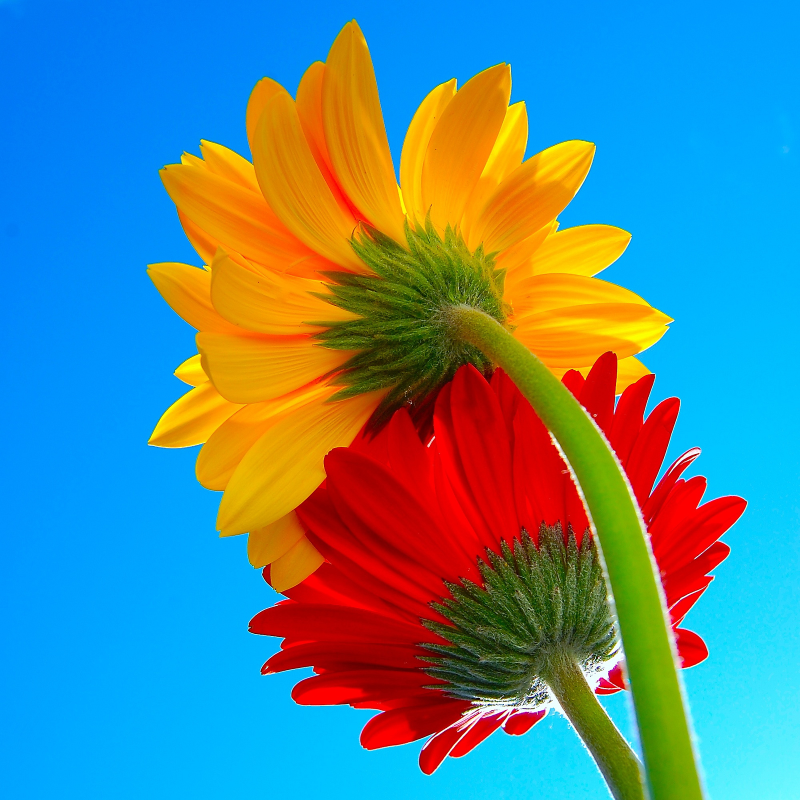
#> input picture Proyecto/Transformaciones/flowers.jpg, 1600 x 1600 px, found by its file name (shown at 1/2 size)
$ python traslacion.py
#> lines starting #> are read from the running program, lines starting #| are printed output that depends on the picture
import cv2
import numpy as np

imagen1 = cv2.imread('flowers.jpg')
#> imagen1 is the input picture: shape (1600, 1600, 3); mean B, G, R 144, 134.6, 86.4
imagen = cv2.resize(imagen1,(500,500))
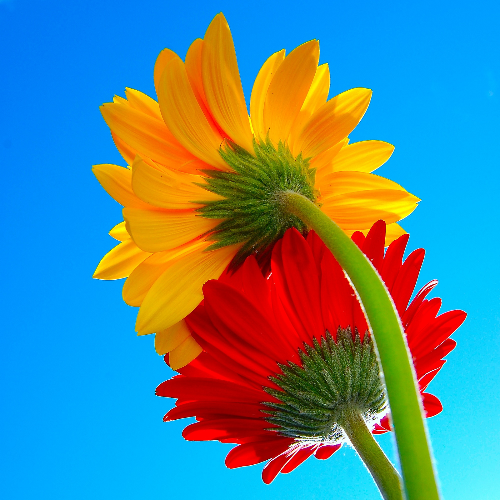
#> imagen: shape (500, 500, 3); mean B, G, R 143.9, 134.5, 86.3

dx = 50
dy = 30

alto, ancho = imagen.shape[:2]
#> alto = 500; ancho = 500
imagenTras = np.zeros_like(imagen)

for y in range(alto):
    for x in range(ancho):
        nuevoX = x + dx
        nuevoY = y + dy
        if 0 <= nuevoX < ancho and 0 <= nuevoY < alto:
            imagenTras[nuevoY, nuevoX] = imagen[y, x]
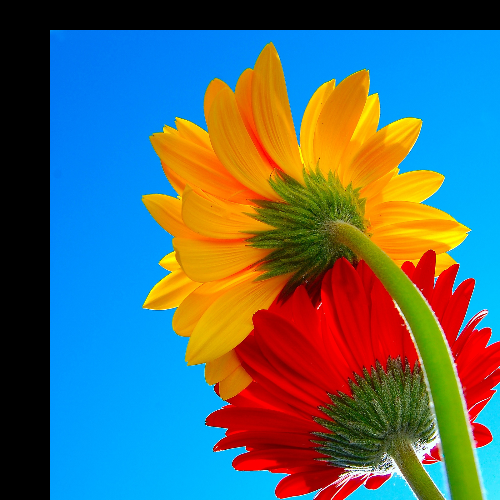
#> imagenTras: shape (500, 500, 3); mean B, G, R 107, 105.3, 82.9

cv2.imshow('Imagen Original', imagen)
cv2.imshow('Imagen Trasladada Manualmente', imagenTras)

cv2.waitKey(0)
cv2.destroyAllWindows()

$ run again, with Proyecto/Transformaciones/nina.jpg copied over Proyecto/Transformaciones/flowers.jpg
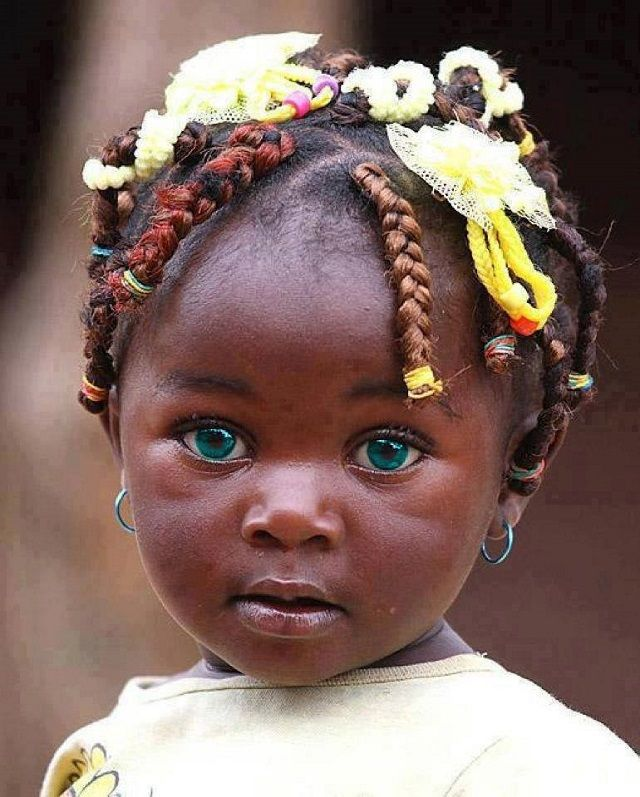
#> input picture Proyecto/Transformaciones/nina.jpg, 640 x 797 px, found by its file name
#> imagen1 is the input picture: shape (797, 640, 3); mean B, G, R 100.3, 107.3, 131.6
#> `imagen = cv2.resize(imagen1,(500,500))`:
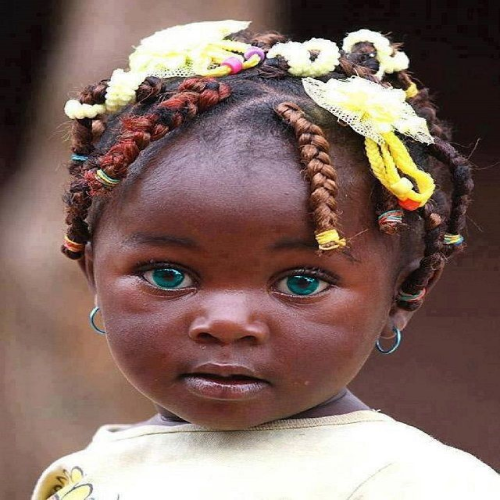
#> imagen: shape (500, 500, 3); mean B, G, R 100.2, 107.2, 131.5
#> after the loop `for y in range(alto):`:
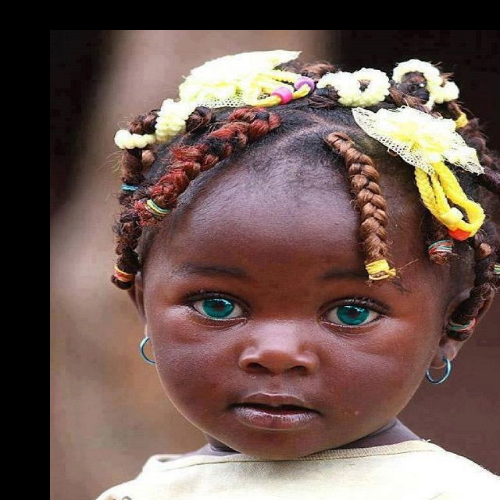
#> imagenTras: shape (500, 500, 3); mean B, G, R 82.6, 88.9, 111.1
